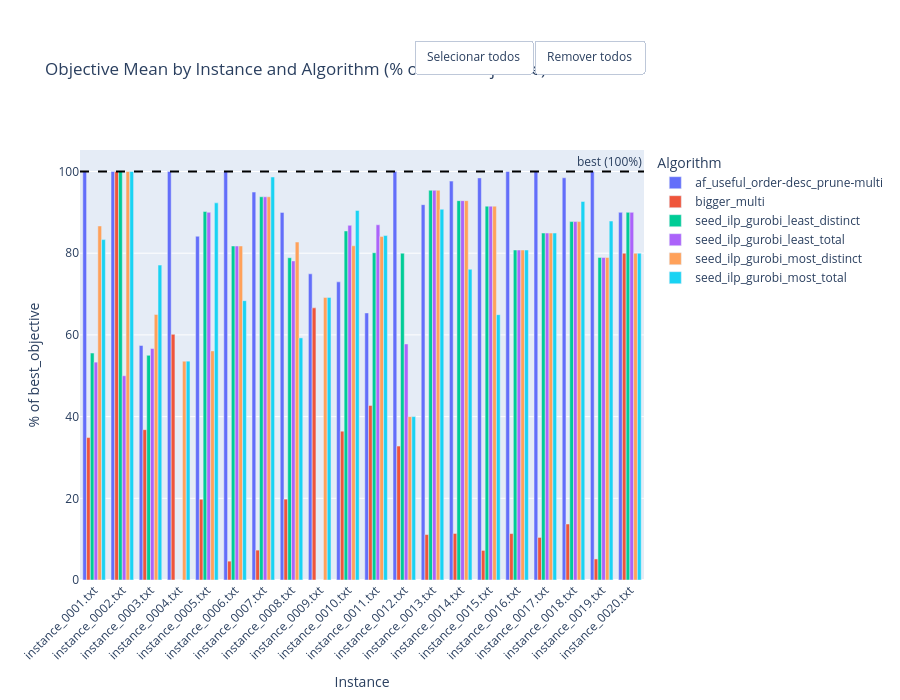

This figure's notebook cell:
### Code cell
# Objective Mean as % of Best Objective

objective_plot = (
    df.pivot_table(
        index='instance',
        columns='algorithm',
        values='objective_mean',
        aggfunc='mean'
    )
    .sort_index()
    .fillna(0)
)

best_objective_by_instance = (
    df[['instance', 'best_objective']]
    .drop_duplicates(subset='instance')
    .set_index('instance')['best_objective']
)

objective_pct_plot = objective_plot.div(best_objective_by_instance, axis=0) * 100
objective_pct_plot = objective_pct_plot.replace([float('inf'), -float('inf')], 0).fillna(0)

fig = go.Figure()
for algo in objective_pct_plot.columns:
    fig.add_trace(go.Bar(
        name=algo,
        x=objective_pct_plot.index,
        y=objective_pct_plot[algo],
        hovertemplate=f'<b>{algo}</b><br>Instance: %{{x}}<br>%{{y:.1f}}% of best<extra></extra>'
    ))

fig.add_hline(y=100, line_dash='dash', line_color='black', annotation_text='best (100%)')

fig.update_layout(
    barmode='group',
    title='Objective Mean by Instance and Algorithm (% of Best Objective)',
    xaxis_title='Instance',
    yaxis_title='% of best_objective',
    legend_title='Algorithm',
    height=700,
    margin=dict(t=150),
    xaxis_tickangle=-45,
)
add_legend_mass_toggle(fig)
fig.show()

### Figure 1 — Plotly figure (JSON) as saved in the notebook; plotly's stock layout.template omitted (floating-point values rounded to 4 significant figures)
{"data": [{"hovertemplate": "<b>af_useful_order-desc_prune-multi</b><br>Instance: %{x}<br>%{y:.1f}% of best<extra></extra>", "name": "af_useful_order-desc_prune-multi", "type": "bar", "x": ["instance_0001.txt", "instance_0002.txt", "instance_0003.txt", "instance_0004.txt", "instance_0005.txt", "instance_0006.txt", "instance_0007.txt", "instance_0008.txt", "instance_0009.txt", "instance_0010.txt", "instance_0011.txt", "instance_0012.txt", "instance_0013.txt", "instance_0014.txt", "instance_0015.txt", "instance_0016.txt", "instance_0017.txt", "instance_0018.txt", "instance_0019.txt", "instance_0020.txt"], "y": [100.0, 100.0, 57.41, 100.0, 84.15, 100.0, 94.96, 89.99, 74.95, 72.98, 65.38, 100.0, 91.88, 97.65, 98.44, 100.0, 100.0, 98.46, 100.0, 90.0]}, {"hovertemplate": "<b>bigger_multi</b><br>Instance: %{x}<br>%{y:.1f}% of best<extra></extra>", "name": "bigger_multi", "type": "bar", "x": ["instance_0001.txt", "instance_0002.txt", "instance_0003.txt", "instance_0004.txt", "instance_0005.txt", "instance_0006.txt", "instance_0007.txt", "instance_0008.txt", "instance_0009.txt", "instance_0010.txt", "instance_0011.txt", "instance_0012.txt", "instance_0013.txt", "instance_0014.txt", "instance_0015.txt", "instance_0016.txt", "instance_0017.txt", "instance_0018.txt", "instance_0019.txt", "instance_0020.txt"], "y": [34.87, 100.0, 36.81, 60.15, 19.77, 4.617, 7.319, 19.8, 66.62, 36.44, 42.73, 32.78, 11.12, 11.39, 7.246, 11.37, 10.42, 13.71, 5.152, 80.0]}, {"hovertemplate": "<b>seed_ilp_gurobi_least_distinct</b><br>Instance: %{x}<br>%{y:.1f}% of best<extra></extra>", "name": "seed_ilp_gurobi_least_distinct", "type": "bar", "x": ["instance_0001.txt", "instance_0002.txt", "instance_0003.txt", "instance_0004.txt", "instance_0005.txt", "instance_0006.txt", "instance_0007.txt", "instance_0008.txt", "instance_0009.txt", "instance_0010.txt", "instance_0011.txt", "instance_0012.txt", "instance_0013.txt", "instance_0014.txt", "instance_0015.txt", "instance_0016.txt", "instance_0017.txt", "instance_0018.txt", "instance_0019.txt", "instance_0020.txt"], "y": [55.56, 100.0, 55.0, 0.0, 90.2, 81.77, 93.82, 78.89, 0.0, 85.44, 80.12, 80.0, 95.41, 92.86, 91.52, 80.78, 84.93, 87.74, 78.96, 90.0]}, {"hovertemplate": "<b>seed_ilp_gurobi_least_total</b><br>Instance: %{x}<br>%{y:.1f}% of best<extra></extra>", "name": "seed_ilp_gurobi_least_total", "type": "bar", "x": ["instance_0001.txt", "instance_0002.txt", "instance_0003.txt", "instance_0004.txt", "instance_0005.txt", "instance_0006.txt", "instance_0007.txt", "instance_0008.txt", "instance_0009.txt", "instance_0010.txt", "instance_0011.txt", "instance_0012.txt", "instance_0013.txt", "instance_0014.txt", "instance_0015.txt", "instance_0016.txt", "instance_0017.txt", "instance_0018.txt", "instance_0019.txt", "instance_0020.txt"], "y": [53.33, 50.0, 56.67, 0.0, 90.01, 81.77, 93.82, 78.11, 0.0, 86.82, 86.96, 57.78, 95.41, 92.86, 91.52, 80.78, 84.93, 87.74, 78.96, 90.0]}, {"hovertemplate": "<b>seed_ilp_gurobi_most_distinct</b><br>Instance: %{x}<br>%{y:.1f}% of best<extra></extra>", "name": "seed_ilp_gurobi_most_distinct", "type": "bar", "x": ["instance_0001.txt", "instance_0002.txt", "instance_0003.txt", "instance_0004.txt", "instance_0005.txt", "instance_0006.txt", "instance_0007.txt", "instance_0008.txt", "instance_0009.txt", "instance_0010.txt", "instance_0011.txt", "instance_0012.txt", "instance_0013.txt", "instance_0014.txt", "instance_0015.txt", "instance_0016.txt", "instance_0017.txt", "instance_0018.txt", "instance_0019.txt", "instance_0020.txt"], "y": [86.67, 100.0, 65.0, 53.57, 56.08, 81.77, 93.82, 82.73, 69.18, 81.81, 84.08, 40.0, 95.41, 92.86, 91.52, 80.78, 84.93, 87.74, 78.96, 80.0]}, {"hovertemplate": "<b>seed_ilp_gurobi_most_total</b><br>Instance: %{x}<br>%{y:.1f}% of best<extra></extra>", "name": "seed_ilp_gurobi_most_total", "type": "bar", "x": ["instance_0001.txt", "instance_0002.txt", "instance_0003.txt", "instance_0004.txt", "instance_0005.txt", "instance_0006.txt", "instance_0007.txt", "instance_0008.txt", "instance_0009.txt", "instance_0010.txt", "instance_0011.txt", "instance_0012.txt", "instance_0013.txt", "instance_0014.txt", "instance_0015.txt", "instance_0016.txt", "instance_0017.txt", "instance_0018.txt", "instance_0019.txt", "instance_0020.txt"], "y": [83.33, 100.0, 77.08, 53.57, 92.32, 68.38, 98.66, 59.27, 69.18, 90.47, 84.32, 40.0, 90.76, 76.05, 64.96, 80.78, 84.93, 92.66, 87.87, 80.0]}], "layout": {"annotations": [{"showarrow": false, "text": "best (100%)", "x": 1, "xanchor": "right", "xref": "x domain", "y": 100, "yanchor": "bottom", "yref": "y"}], "barmode": "group", "height": 700, "legend": {"title": {"text": "Algorithm"}}, "margin": {"t": 150}, "shapes": [{"line": {"color": "black", "dash": "dash"}, "type": "line", "x0": 0, "x1": 1, "xref": "x domain", "y0": 100, "y1": 100, "yref": "y"}], "title": {"text": "Objective Mean by Instance and Algorithm (% of Best Objective)"}, "updatemenus": [{"buttons": [{"args": [{"visible": [true, true, true, true, true, true]}], "label": "Selecionar todos", "method": "update"}, {"args": [{"visible": ["legendonly", "legendonly", "legendonly", "legendonly", "legendonly", "legendonly"]}], "label": "Remover todos", "method": "update"}], "direction": "right", "showactive": false, "type": "buttons", "x": 1, "xanchor": "right", "y": 1.18, "yanchor": "bottom"}], "xaxis": {"tickangle": -45, "title": {"text": "Instance"}}, "yaxis": {"title": {"text": "% of best_objective"}}}}
